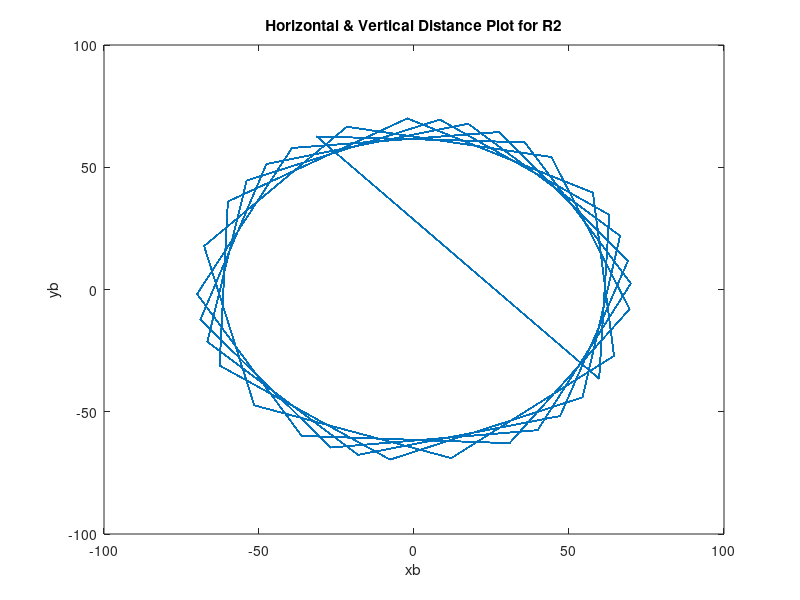
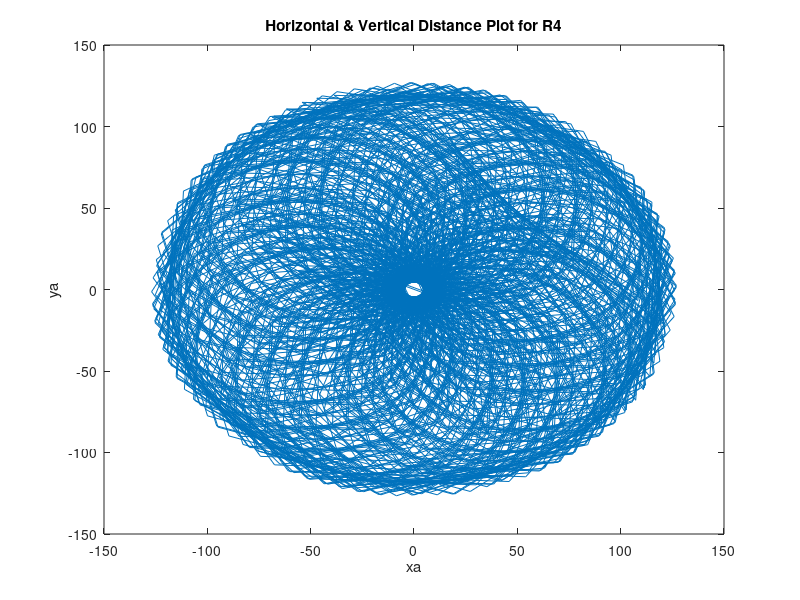

The MATLAB script that drew these images, in order: (Note: this script raises an error after producing the figures.)
%% MEC411 Project 2
% ploted calculations are shown for connected links 2 and 4
% values for links 3 and 5 are the same as 2 and 4 bc the system is
% symmetric
clear all;
close all;
%% Design Paramters
% Max Design Conditions: 150H x 250L x 200W (mm)
r2= 70;         
r3= 70;
r4= 57;
r5 = 57;
r1 = r2 + r4;       % r1 < 250 mm

% links are assumed to have 0 mass
% so no inertial effects
m2 = 0;         
m3 = 0;         
m4 =0;          
m5 = 0;  

% force from given cup
Fcupx = 10/2; 
Fcupy = (0.002*9.8)/2;
%% Iterate for theta2 & theta4
% given the design, theta2 can rotate btwn 0 and 90 deg
% assuming that 0 deg is along r1
% given the design, theta4 can rotate btwn -90 and 90 deg
% assuming that 0 deg is along r1
XB_YB = [];
XA_YA = [];
A33_list = [];
A34_list = [];
A65_list = [];
A66_list = [];
theta = [];
for theta4 = 0:1:60
    for theta2 = 56:1:90
        % xb and yb distances wrt to theta2
        xb = r2*cos(theta2);
        yb = r2*sin(theta2);
        XB_YB = [XB_YB;xb yb];
        % for polar plot
        A33 = -r2*sin(theta2);
        A34 = r2*cos(theta2);
        A33_list = [A33_list;A33];
        A34_list = [A34_list;A34];
        
        % xa and ya distances wrt to theta2
        xa = xb + r4*cos(theta4);
        ya = yb - r4*sin(theta4);
        XA_YA = [XA_YA; xa ya];
        % for polar plot
        A65 = r4*sin(theta4);
        A66 = r4*cos(theta4);
        A65_list = [A65_list;A65];
        A66_list = [A66_list;A66];
        
        theta = [theta;theta2];
    end
    
end
%% Plots (distance)
% plot of distances wrt to theta2
figure
plot(XB_YB(:,1),XB_YB(:,2))
title('Horizontal & Vertical Distance Plot for R2')
xlabel('xb')
ylabel('yb')
hold on
% plot of distances wrt to theta4
figure
plot(XA_YA(:,1),XA_YA(:,2))
title('Horizontal & Vertical Distance Plot for R4')
xlabel('xa')
ylabel('ya')
%% Dynamic Analysis (Motion Equations)
% motion equations are from derived calcs for links 2 and 4
% all masses of links are 0
i = 0;
Fs_data = [];
Ms_data = [];
while (i < length(A33_list))
    i = i+1;
    A33 = A33_list(i);
    A34 = A34_list(i);
    A65 = A65_list(i);
    A66 = A66_list(i);
    
    A10 = [-1 0 1 0 0 0 0 0];
    A20 =  [0 -1 0 1 0 0 0 0];
    A30 = [0 0 A33 A34 0 0 1 0];
    A40 = [0 0 -1 0 1 0 0 0];
    A50 = [0 0 0 -1 0 1 0 0];
    A60 = [0 0 0 0 A65 A66 0 1];
    A70 = [0 0 0 0 1 0 0 0];
    A80 = [0 0 0 0 0 1 0 0];

    A = [A10; A20; A30;A40;A50;A60;A70;A80];
    B = [0 0 0 0 0 0 Fcupx Fcupy]';
    X = linsolve(A,B);

    % From Solving Linear Eqns in Matrix Form
    F12x = X(1);
    F12y = X(2);
    F42x = X(3);
    F42y = X(4);
    Fc4x = X(5);
    Fc4y = X(6);
    M12 = X(7);
    M42 = X(8);

    % Shaking Force
    % if both link 2 and 4 are connected to the base link --> abs(((F12x+F42x)^2 +(F12y+F42y)^2)^(1/2))
    Fs = abs(((F12x)^2 +(F12y)^2)^(1/2));
    Fs_data = [Fs_data;Fs];
    % Shaking Moment
    % if both link 2 and 4 are connected to the base link --> M12 + M42
    Ms = M12;
    Ms_data = [Ms_data; Ms];
end
%% Shaking Moment and Shaking Force Polar Plots
figure
polarplot(theta,Fs_data)
title('Shaking Force Polar Plot')
hold on
figure
polarplot(theta,Ms_data)
title('Shaking Moment Polar Plot')
